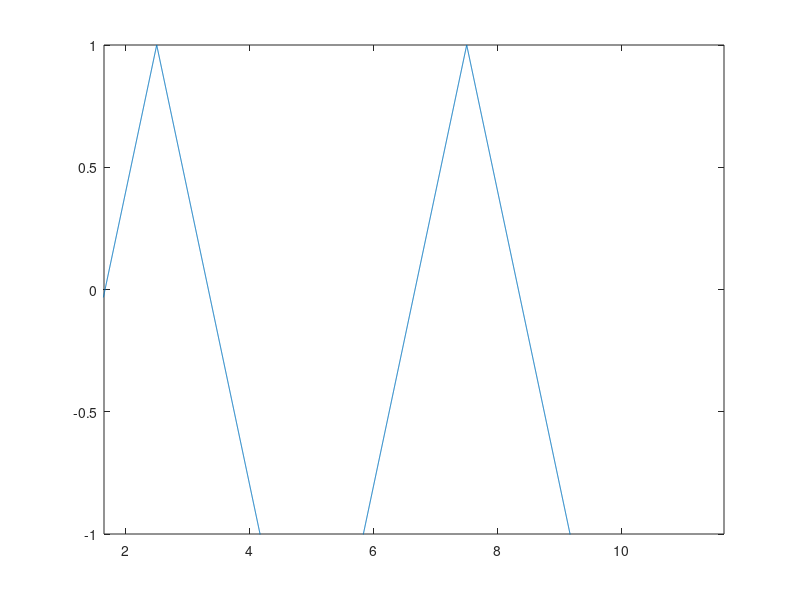
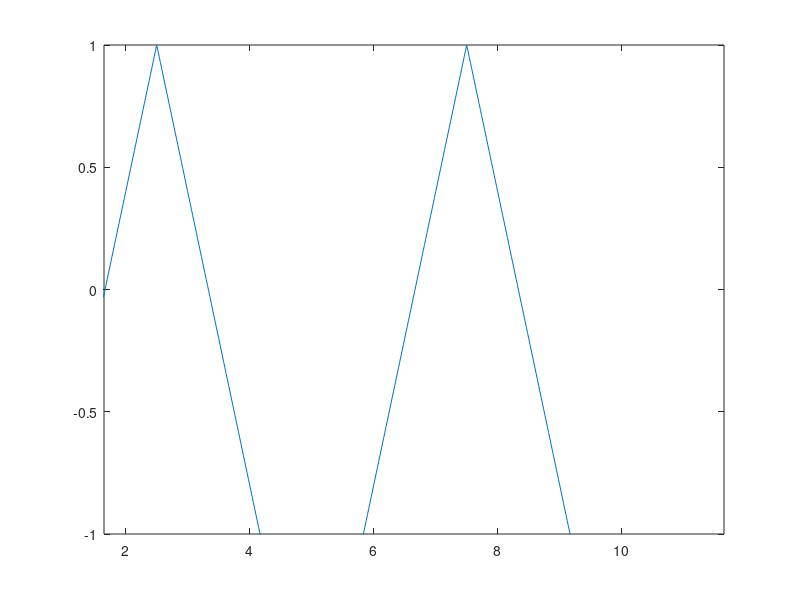
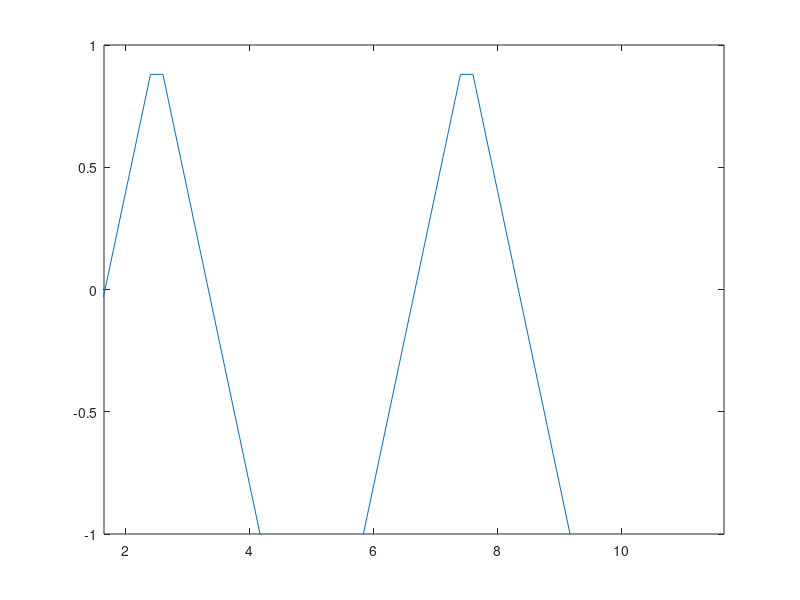

MATLAB code to generate these figures, in order:
t1=0:0.002:10 %rezolutie temporara care afiseaza semnalul pt 4 s
t2=0:0.02:10
t3=0:0.2:10

T=5
F=1/T
S=1 %panta
W=0.5 %pentru ca semnalul sa fie simetric
x1 = -0.5+1.5*sawtooth(2*pi*F*t1, W);
x2 = -0.5+1.5*sawtooth(2*pi*F*t2, W);
x3 = -0.5+1.5*sawtooth(2*pi*F*t3, W);
figure(1)
plot(t1,x1)
axis([1.65 11.65 -1 1])
figure(2)
plot(t2,x2)
axis([1.65 11.65 -1 1])
figure(3)
plot(t3,x3)
axis([1.65 11.65 -1 1])
